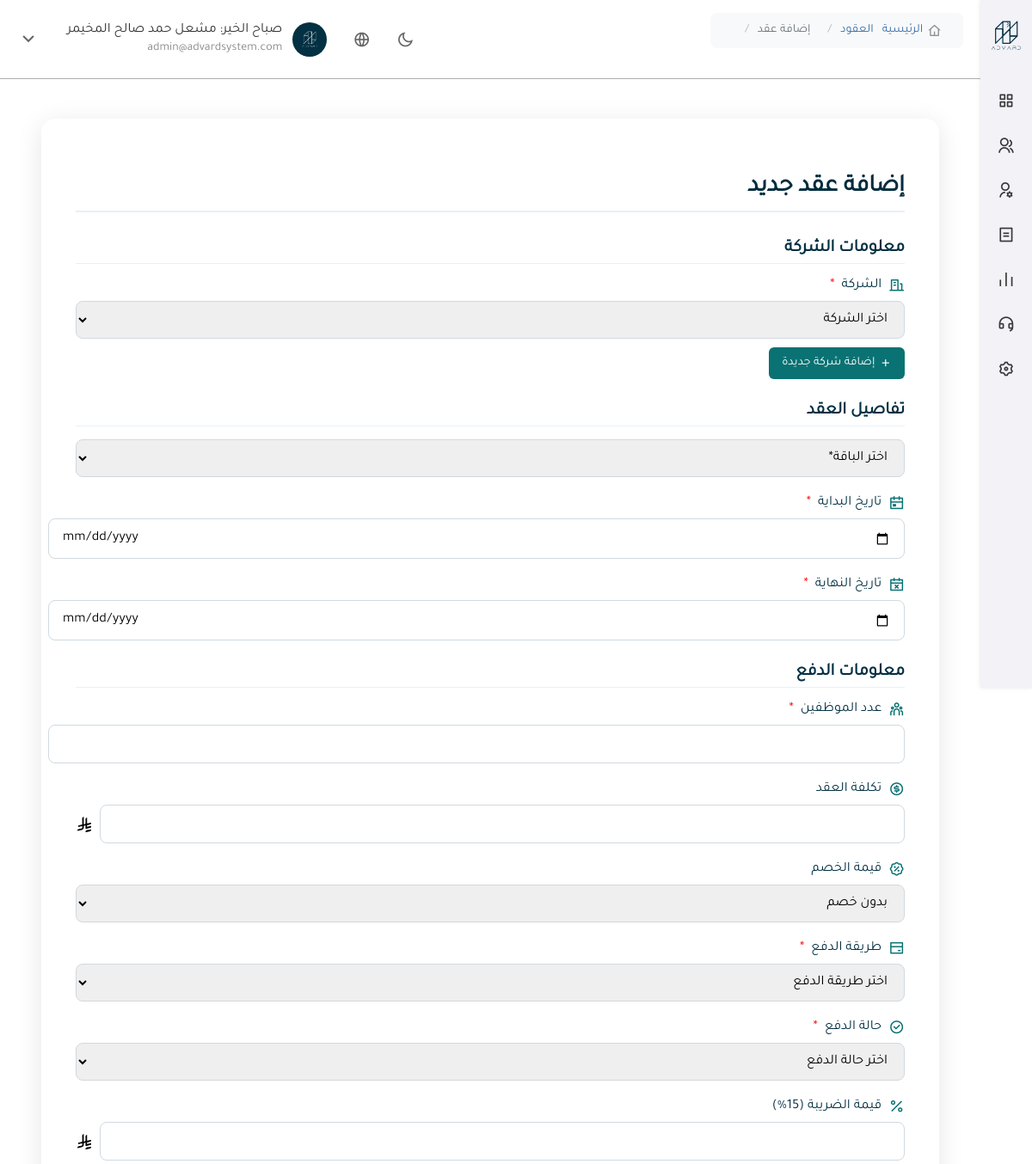
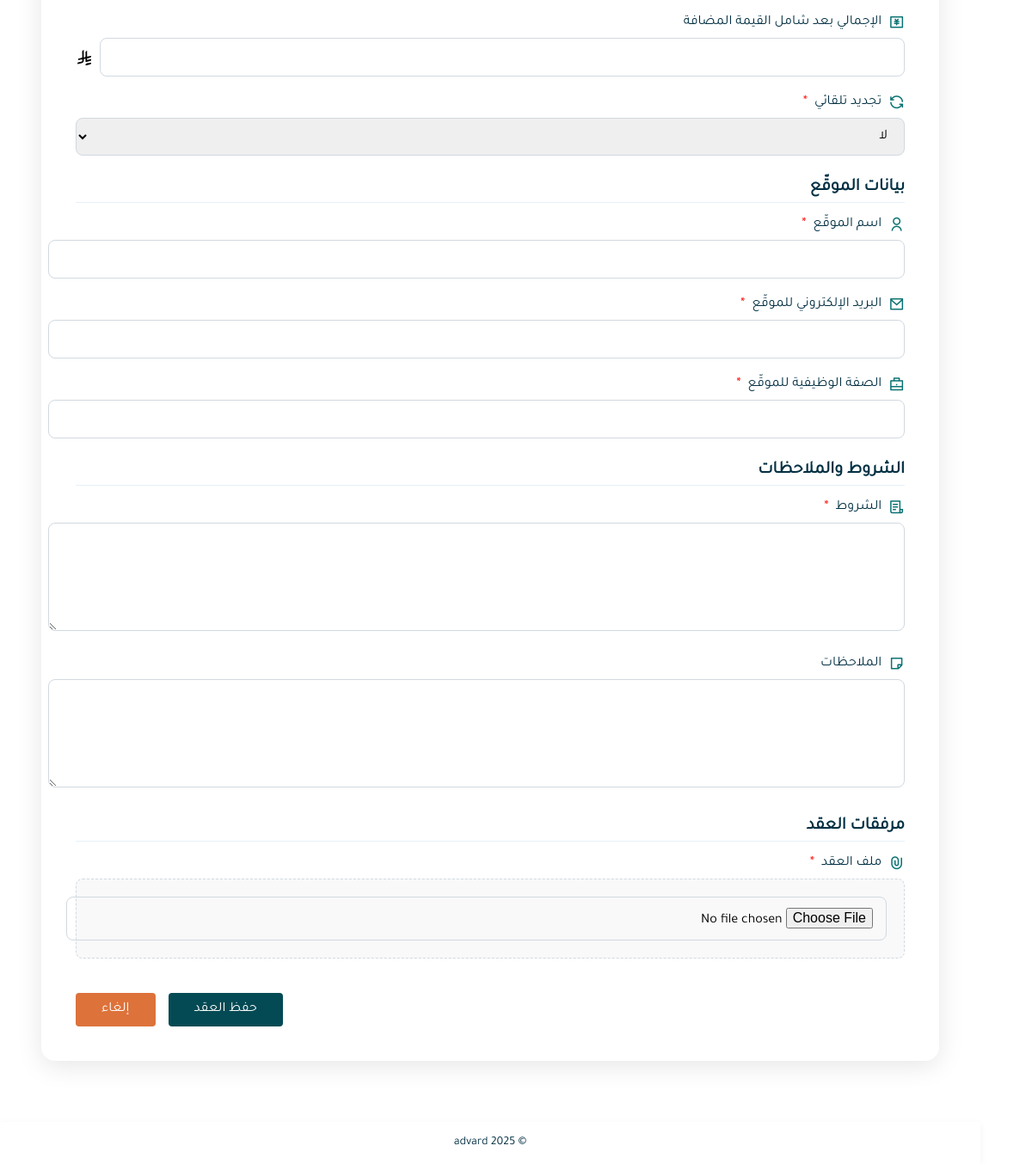
The page /contracts/add/ (signed in) on the database its author committed (2 pictures, top to bottom).
### backend/accounts/models.py (models this page shows, shortened)
class CustomUser(AbstractBaseUser, PermissionsMixin):
    USER_TYPES = [
        ('internal_admin', 'مسؤول داخلي'),
        ('internal_employee', 'موظف داخلي'),
        ('client_admin', 'مدير شركة عميلة'),
        ('client_employee', 'موظف شركة عميلة'),
    ]
    email = models.EmailField(unique=True, verbose_name="البريد الإلكتروني")
    full_name = models.CharField(max_length=255, verbose_name="الاسم الكامل")
    phone = models.CharField(max_length=20, verbose_name="رقم الجوال")
    national_id = models.CharField(max_length=20, unique=True, verbose_name="رقم الهوية")
    gender = models.CharField(max_length=10, choices=[('male', 'ذكر'), ('female', 'أنثى')], null=True, blank=True)
    nationality = models.CharField(max_length=50, null=True, blank=True, verbose_name="الجنسية")
    job_title = models.CharField(max_length=100, null=True, blank=True, verbose_name="المسمى الوظيفي")
    department = models.CharField(max_length=100, null=True, blank=True, verbose_name="القسم")
    employee_code = models.CharField(max_length=50, null=True, blank=True, verbose_name="الرقم الوظيفي")
    user_type = models.CharField(max_length=20, choices=USER_TYPES, default='client_employee', verbose_name="نوع المستخدم")
    company = models.ForeignKey(Company, null=True, blank=True, on_delete=models.SET_NULL, verbose_name="الشركة التابع لها")
    image = models.ImageField(upload_to='users/', null=True, blank=True, verbose_name="الصورة الشخصية")
    is_active = models.BooleanField(default=True)
    is_staff = models.BooleanField(default=False)
    date_joined = models.DateTimeField(default=timezone.now)
    objects = CustomUserManager()
    USERNAME_FIELD = 'email'
    REQUIRED_FIELDS = ['full_name', 'national_id']
    class Meta:
        verbose_name = "المستخدم"
        verbose_name_plural = "المستخدمون"

### backend/contracts/views.py (the view)
# urls.py: path('add/', views.create_contract, name='add_contract'),
def create_contract(request):
    if request.method == "POST":
        try:
            company_id = request.POST.get('company')
            plan_id = request.POST.get('plan')
            start_date = request.POST.get('start_date')
            end_date = request.POST.get('end_date')
            terms = request.POST.get('terms')
            notes = request.POST.get('notes')
            contract_file = request.FILES.get('contract_file')
            signer_name = request.POST.get('signer_name')
            signer_email = request.POST.get('signer_email')
            signer_position = request.POST.get('signer_position')
            payment_method = request.POST.get('payment_method')
            payment_status = request.POST.get('payment_status')
            auto_renewal = request.POST.get('auto_renewal') == 'true'
            employee_count = int(request.POST.get('employee_count', 0))
            discount = Decimal(request.POST.get('discount_value', 0))
            vat_percentage = Decimal(request.POST.get('vat_percentage', 15.0))
            if not all([company_id, start_date, end_date]):
                messages.error(request, 'جميع الحقول المطلوبة يجب ملؤها.')
                return redirect('contracts:add_contract')
            company = get_object_or_404(Company, id=company_id)
            if CompanyContract.objects.filter(company=company, end_date__gte=date.today()).exists():
                messages.error(request, f"لا يمكن إضافة عقد جديد، يوجد عقد حالي فعال للشركة ({company.name}).")
                return redirect('contracts:add_contract')
            plan = None
            if plan_id:
                plan = get_object_or_404(SubscriptionPlan, id=plan_id)
            contract_cost = plan.price_per_employee * employee_count if plan else Decimal(0)
            final_amount = contract_cost - (contract_cost * discount)
            vat_amount = final_amount * (vat_percentage / 100)
            final_with_vat = final_amount + vat_amount
            contract = CompanyContract.objects.create(
                company=company,
                plan=plan,
                employee_count=employee_count,
                start_date=datetime.strptime(start_date, "%Y-%m-%d").date(),
                end_date=datetime.strptime(end_date, "%Y-%m-%d").date(),
                next_renewal_date=datetime.strptime(end_date, "%Y-%m-%d").date(),
                terms=terms,
                notes=notes,
                contract_file=contract_file,
                contract_cost=contract_cost,
                discount_value=discount,
                final_amount=final_amount,
                vat_percentage=vat_percentage,
                vat_amount=vat_amount,
                final_with_vat=final_with_vat,
                signer_name=signer_name,
                signer_email=signer_email,
                signer_position=signer_position,
                payment_method=payment_method,
                payment_status=payment_status,
                auto_renewal=auto_renewal
            )
            messages.success(request, '✅ تم إضافة العقد بنجاح.')
            return redirect('contracts:contracts_list')
        except Exception as e:
            messages.error(request, f'حدث خطأ أثناء إنشاء العقد: {str(e)}')
            return redirect('contracts:add_contract')
    else:
        companies = Company.objects.all()
        plans = SubscriptionPlan.objects.all()
        return render(request, 'admin_panel/add_contract.html', {
            'companies': companies,
            'plans': plans
        })

### backend/admin_panel/templates/admin_panel/add_contract.html (shortened to what this page needs)
{% extends 'admin_panel/panel_base.html' %}
{% load static %}
{% block content %}
<div class="add-section-box">
    <h2>إضافة عقد جديد</h2>
    <form method="POST" id="addContractForm" enctype="multipart/form-data">
        <div class="form-section">
            <h3>معلومات الشركة</h3>
            <div class="form-group">
                <label><i class="ri-building-line"></i> الشركة<span style="color: red;">*</span></label>
                <select name="company" required>
                    <option value="" selected disabled>اختر الشركة</option>
                </select>
                <a href="{% url 'admin_panel:add_company' %}?next=add_contract" class="btn-add-company">
                    <i class="ri-add-line"></i> إضافة شركة جديدة
                </a>
            </div>
        </div>
        <div class="form-section">
            <h3>تفاصيل العقد</h3>
            <div class="form-group">
            <select name="plan" required>
                <option value="" selected disabled>اختر الباقة<span style="color: red;">*</span></option>
            </select>
        </div>
            <div class="form-group">
                <label><i class="ri-calendar-event-line"></i> تاريخ البداية<span style="color: red;">*</span></label>
                <input type="date" name="start_date" required>
            </div>
            <div class="form-group">
                <label><i class="ri-calendar-close-line"></i> تاريخ النهاية<span style="color: red;">*</span></label>
                <input type="date" name="end_date" required>
            </div>
        </div>
        <div class="form-section">
            <h3>معلومات الدفع</h3>
            <div class="form-group">
                <label><i class="ri-team-line"></i> عدد الموظفين<span style="color: red;">*</span></label>
                <input type="number" name="employee_count" id="employeeCount" min="1" required>
            </div>
            <div class="form-group">
                <label><i class="ri-money-dollar-circle-line"></i> تكلفة العقد</label>
                <div style="display: flex; align-items: center; gap: 8px;">
                    <input type="text" name="contract_cost" id="contractCost" readonly style="flex: 1;">
                    <img src="/static/images/Saudi_Riyal.svg" alt="ر.س" style="width: 20px; height: 20px;">
                </div>
            </div>
            <div class="form-group">
                <label><i class="ri-discount-percent-line"></i> قيمة الخصم</label>
                <select name="discount_value" id="discountSelect">
                    <option value="0">بدون خصم</option>
                </select>
            </div>
            <div class="form-group">
                <label><i class="ri-bank-card-line"></i> طريقة الدفع <span style="color: red;">*</span></label>
                <select name="payment_method" required>
                    <option value="" selected disabled>اختر طريقة الدفع</option>
                </select>
            </div>
            <div class="form-group">
                <label><i class="ri-checkbox-circle-line"></i> حالة الدفع <span style="color: red;">*</span></label>
                <select name="payment_status" required>
                    <option value="" selected disabled>اختر حالة الدفع</option>
                </select>
            </div>
            <div class="form-group">
                <label><i class="ri-percent-line"></i> قيمة الضريبة (15%)</label>
                <div style="display: flex; align-items: center; gap: 8px;">
                    <input type="text" id="vatAmount" readonly style="flex: 1;">
                    <img src="/static/images/Saudi_Riyal.svg" alt="ر.س" style="width: 20px; height: 20px;">
                </div>
            </div>
            <div class="form-group">
                <label><i class="ri-money-cny-box-line"></i> الإجمالي بعد شامل القيمة المضافة</label>
                <div style="display: flex; align-items: center; gap: 8px;">
                    <input type="text" id="finalAmount" readonly style="flex: 1;">
                    <img src="/static/images/Saudi_Riyal.svg" alt="ر.س" style="width: 20px; height: 20px;">
                </div>
            </div>
            <div class="form-group">
                <label><i class="ri-loop-left-line"></i> تجديد تلقائي <span style="color: red;">*</span></label>
                <select name="auto_renewal" required>
                    <option value="false" selected>لا</option>
                </select>
            </div>
        </div>
        <div class="form-section">
            <h3>بيانات الموقّع</h3>
            <div class="form-group">
                <label><i class="ri-user-line"></i> اسم الموقّع <span style="color: red;">*</span></label>
                <input type="text" name="signer_name" required>
            </div>
            <div class="form-group">
                <label><i class="ri-mail-line"></i> البريد الإلكتروني للموقّع <span style="color: red;">*</span></label>
                <input type="email" name="signer_email" required>
            </div>
            <div class="form-group">
                <label><i class="ri-briefcase-line"></i> الصفة الوظيفية للموقّع <span style="color: red;">*</span></label>
                <input type="text" name="signer_position" required>
            </div>
        </div>
        <div class="form-section">
            <h3>الشروط والملاحظات</h3>
            <div class="form-group">
                <label><i class="ri-file-list-3-line"></i> الشروط <span style="color: red;">*</span></label>
                <textarea name="terms" rows="3" required></textarea>
            </div>
            <div class="form-group">
                <label><i class="ri-sticky-note-line"></i> الملاحظات</label>
                <textarea name="notes"  rows="3"></textarea>
            </div>
        </div>
        <div class="form-section">
            <h3>مرفقات العقد</h3>
            <div class="form-group">
                <label><i class="ri-attachment-line"></i> ملف العقد<span style="color: red;">*</span></label>
                <div class="file-upload">
                    <input type="file" name="contract_file" required>
                </div>
            </div>
        </div>
        <div class="form-actions">
            <button type="submit" class="btn btn-save" id="submitBtn">حفظ العقد</button>
            <a href="{% url 'contracts:contracts_list' %}" class="btn btn-cancel">إلغاء</a>
        </div>
    </form>
</div>
{% endblock %}

### backend/admin_panel/templates/admin_panel/panel_base.html (shortened to what this page needs)
{% load static %}
{% load i18n %}
<!DOCTYPE html>
<html lang="{{ LANGUAGE_CODE }}" dir="{% if LANGUAGE_CODE == 'ar' %}rtl{% else %}ltr{% endif %}">
<head>
    <link rel="stylesheet" href="{% static 'fonts/tajawal.css' %}">
    <link href="https://cdn.jsdelivr.net/npm/remixicon/fonts/remixicon.css" rel="stylesheet">
    <link rel="stylesheet" href="{% static 'css/shared.css' %}">
    <link rel="stylesheet" href="{% static 'css/panel_style.css' %}">
    <link rel="stylesheet" href="{% static 'css/dark_mode.css' %}">
</head>
<body class="{% if dark_mode %}dark-mode{% endif %}">
    <div class="panel-wrapper">
        <aside class="sidebar">
            <div class="logo">
                <img src="/static/images/iconlogowi.svg" alt="الشعار" style="max-width: 40px;">
            </div>
            <nav class="sidebar-nav">
                <ul>
                    <li>
                        <button class="sidebar-link" data-target="dashboard-menu">
                            <i class="ri-function-line"></i>
                        </button>
                    </li>
                    <li>
                        <button class="sidebar-link" data-target="clients-menu">
                            <i class="ri-group-line"></i>
                        </button>
                    </li>
                    <li>
                        <button class="sidebar-link" data-target="system-users-menu">
                            <i class="ri-user-settings-line"></i>
                        </button>
                    </li>
                    <li>
                        <button class="sidebar-link" data-target="finance-menu">
                            <i class="ri-bill-line"></i>
                        </button>
                    </li>
                    <li>
                        <button class="sidebar-link" data-target="insights-menu">
                            <i class="ri-bar-chart-line"></i>
                        </button>
                    </li>
                    <li>
                        <button class="sidebar-link" data-target="support-menu">
                            <i class="ri-customer-service-line"></i>
                        </button>
                    </li>
                    <li>
                        <button class="sidebar-link" data-target="settings-menu">
                            <i class="ri-settings-3-line"></i>
                        </button>
                    </li>
                </ul>
            </nav>
        </aside>
        <header class="panel-header">
            <div class="user-menu">
                <i class="ri-moon-line theme-toggle" id="theme-toggle"></i>
                <i class="ri-global-line lang-toggle" id="lang-toggle"></i>
                <div class="user-info">
                    {% if request.user.is_authenticated and request.user.image %}
                    <img src="{{ request.user.image.url }}" class="avatar" alt="الصورة الشخصية">
                {% else %}
                    <img src="{% static 'images/default_avatar.svg' %}" class="avatar" alt="الصورة الافتراضية">
                {% endif %}
                    <div class="user-details">
                        <span class="user-name">
                        </span>
                        <span class="user-email">{{ request.user.email }}</span>
                    </div>
                    <button class="dropdown-toggle">
                        <i class="ri-arrow-down-s-line dropdown-icon"></i>
                    </button>
                </div>
            </div>
                <nav class="breadcrumb-wrapper">
                    <ul class="breadcrumb" id="breadcrumb-list">
                        <li class="breadcrumb-item">
                            <a href="{% url 'admin_panel:dashboard' %}">
                                 {% trans "الرئيسية" %}<i class="ri-home-4-line"></i>
                            </a>
                        </li>
                    </ul>
                </nav>
        </header>
        <div class="main-container">
            <main>
                {% block content %}{% endblock %}
            </main>
            <footer class="panel-footer">
                <p>© 2025 advard</p>
            </footer>
        </div>
    </div>
</body>
</html>

### rows shown on the page
CustomUser: user.image (picture), user.email "admin@advardsystem.com"
